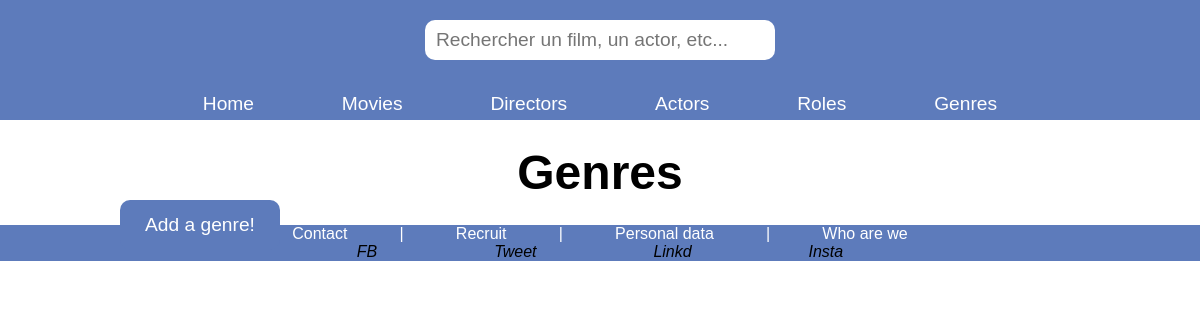
Page /index.php?action=listGenres on the earlier database version.
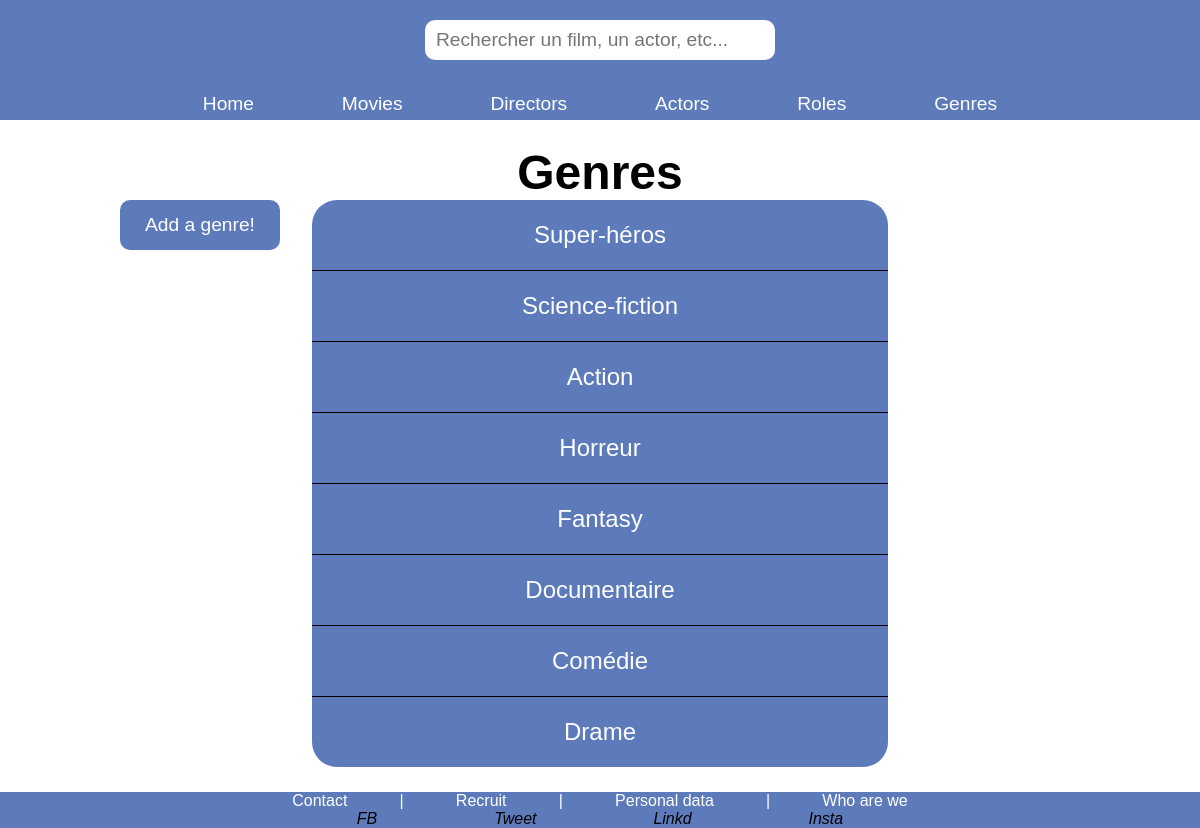
Same page on the later database version.
### tables this page shows
CREATE TABLE IF NOT EXISTS `genre` (
  `id_genre` int NOT NULL AUTO_INCREMENT,
  `libelle` varchar(255) NOT NULL,
  PRIMARY KEY (`id_genre`)
);

### controller/GenreController.php (called while the page is built, shortened)
<?php
require_once "./bdd/DAO.php";
class GenreController {
    public function listGenres() {
        $dao = new DAO();
        $sql =
        "SELECT
            g.id_genre, g.libelle
        FROM
            genre g";
        $genres = $dao->executerRequete($sql);
        require "./view/genre/listGenres.php";
    }
}

### bdd/DAO.php (called while the page is built, shortened)
<?php
class DAO{
    private $bdd;
    public function __construct(){
        $this->bdd = new \PDO('mysql:host=localhost;dbname=cinema;charset=utf8', 'root', '');
    }
    public function executerRequete($sql, $params = NULL){
        if ($params == NULL){
            $resultat = $this->bdd->query($sql);
        }else{
            $resultat = $this->bdd->prepare($sql);
            $resultat->execute($params);
        }
        return $resultat;
    }
}
?>

### view/genre/listGenres.php (the view, shortened to what this page needs)
<h2 class="titrePage">Genres</h2>
<div class="interactAdd">
    <a href="index.php?action=addGenreForm">
        <p>Add a genre!</p>
    </a>
</div>
    <div id='listGenres'>
<?php
    while ($genre = $genres->fetch()) {
?>
    <div class="listBloc">
        <a class="linkEntities" href='index.php?action=detailsGenre&id=<?=$genre["id_genre"]?>'>
            <p class="listEntities"><?= $genre["libelle"] ?></p>
        </a>
        <div class="deleteBloc">
            <a href="index.php?action=deleteGenre&id=<?= $genre["id_genre"] ?>">
            </a>
        </div>
        <div class="updateBloc">
            <a href="index.php?action=updateGenreForm&id=<?= $genre["id_genre"] ?>">
            </a>
        </div>
    </div>
<?php
    }
?>
</div>
<?php
require "./view/layout.php";
?>

Differences in the rows shown:
added genre: libelle "Super-héros"
added genre: libelle "Science-fiction"
added genre: libelle "Action"
added genre: libelle "Horreur"
added genre: libelle "Fantasy"
added genre: libelle "Documentaire"
added genre: libelle "Comédie"
added genre: libelle "Drame"
